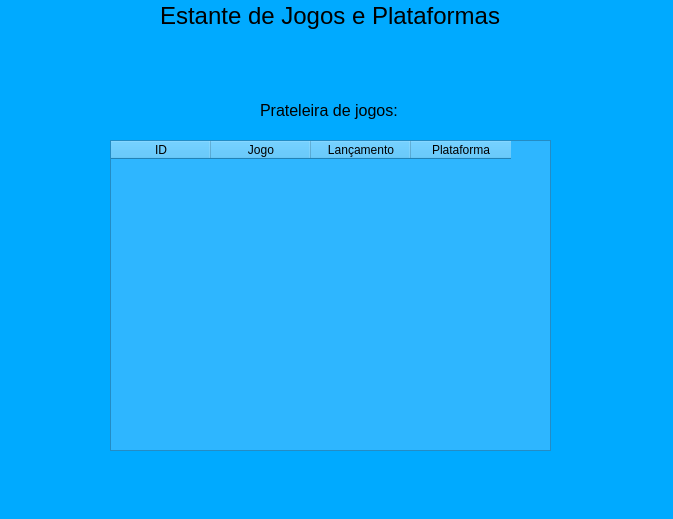
<?xml version="1.0" encoding="UTF-8"?>
<ui version="4.0">
 <class>MainWindow</class>
 <widget class="QMainWindow" name="MainWindow">
  <property name="geometry">
   <rect>
    <x>0</x>
    <y>0</y>
    <width>673</width>
    <height>519</height>
   </rect>
  </property>
  <property name="windowTitle">
   <string>MainWindow</string>
  </property>
  <property name="styleSheet">
   <string notr="true">background-color: rgb(0, 170, 255);</string>
  </property>
  <widget class="QWidget" name="centralwidget">
   <widget class="QLabel" name="label">
    <property name="geometry">
     <rect>
      <x>360</x>
      <y>20</y>
      <width>181</width>
      <height>51</height>
     </rect>
    </property>
    <property name="text">
     <string/>
    </property>
   </widget>
   <widget class="QLabel" name="label_2">
    <property name="geometry">
     <rect>
      <x>160</x>
      <y>0</y>
      <width>351</width>
      <height>31</height>
     </rect>
    </property>
    <property name="font">
     <font>
      <family>Ubuntu</family>
      <pointsize>18</pointsize>
     </font>
    </property>
    <property name="text">
     <string>Estante de Jogos e Plataformas</string>
    </property>
   </widget>
   <widget class="QLabel" name="label_4">
    <property name="geometry">
     <rect>
      <x>260</x>
      <y>100</y>
      <width>161</width>
      <height>21</height>
     </rect>
    </property>
    <property name="font">
     <font>
      <pointsize>12</pointsize>
     </font>
    </property>
    <property name="text">
     <string>Prateleira de jogos:</string>
    </property>
   </widget>
   <widget class="QTableWidget" name="tableWidget">
    <property name="geometry">
     <rect>
      <x>110</x>
      <y>140</y>
      <width>441</width>
      <height>311</height>
     </rect>
    </property>
    <property name="styleSheet">
     <string notr="true">background-color: rgb(46, 182, 255);</string>
    </property>
    <column>
     <property name="text">
      <string>ID</string>
     </property>
    </column>
    <column>
     <property name="text">
      <string>Jogo</string>
     </property>
    </column>
    <column>
     <property name="text">
      <string>Lançamento</string>
     </property>
    </column>
    <column>
     <property name="text">
      <string>Plataforma</string>
     </property>
    </column>
   </widget>
  </widget>
  <widget class="QMenuBar" name="menubar">
   <property name="geometry">
    <rect>
     <x>0</x>
     <y>0</y>
     <width>673</width>
     <height>20</height>
    </rect>
   </property>
  </widget>
  <widget class="QStatusBar" name="statusbar"/>
 </widget>
 <resources/>
 <connections/>
</ui>
